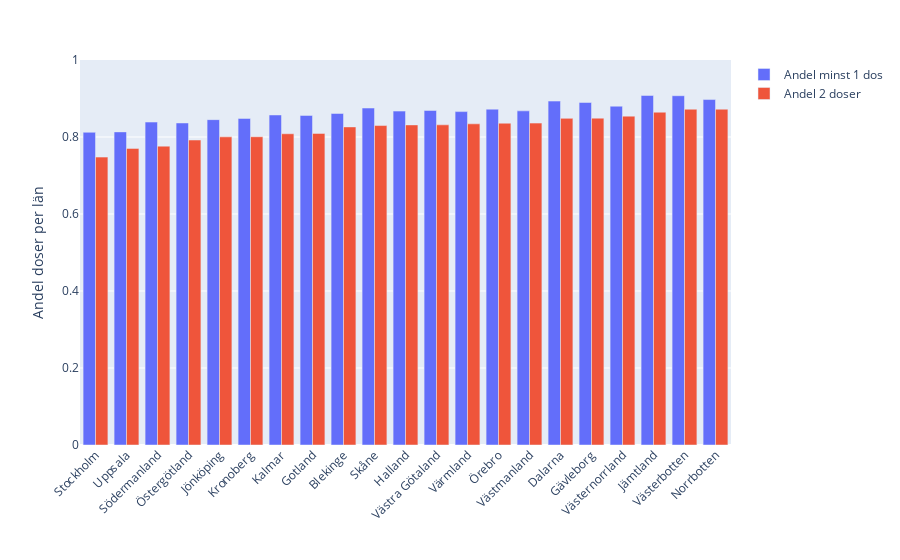

This figure's notebook cell:
### Code cell
# Plot with plotly express
fig = px.bar(
    vaccine_per_laen.sort_values('Andel 2 doser'), 
    x=vaccine_per_laen.index, y=['Andel minst 1 dos','Andel 2 doser'],
    labels={"x":"", "value":"Andel doser per län", "variable":""}
)
fig.update_layout(barmode='group', xaxis_tickangle=-45, yaxis_range=[0,1])
fig.show()

# Save figure as html file
plotly.offline.plot(fig, filename=f"visualiseringar/2e_vaccinandelar_plotlyx.html");

### Figure 1 — Plotly figure (JSON) as saved in the notebook; plotly's stock layout.template omitted (floating-point values rounded to 4 significant figures)
{"data": [{"alignmentgroup": "True", "hovertemplate": "=%{x}<br>Andel doser per län=%{y}<extra></extra>", "legendgroup": "Andel minst 1 dos", "marker": {"color": "#636efa", "pattern": {"shape": ""}}, "name": "Andel minst 1 dos", "offsetgroup": "Andel minst 1 dos", "orientation": "v", "showlegend": true, "textposition": "auto", "type": "bar", "x": ["Stockholm", "Uppsala", "Södermanland", "Östergötland", "Jönköping", "Kronoberg", "Kalmar", "Gotland", "Blekinge", "Skåne", "Halland", "Västra Götaland", "Värmland", "Örebro", "Västmanland", "Dalarna", "Gävleborg", "Västernorrland", "Jämtland", "Västerbotten", "Norrbotten"], "xaxis": "x", "y": [0.8122, 0.8133, 0.8388, 0.8364, 0.8451, 0.8483, 0.8572, 0.8561, 0.8611, 0.8752, 0.8673, 0.8689, 0.866, 0.8723, 0.8679, 0.8933, 0.8896, 0.88, 0.9079, 0.9072, 0.8973], "yaxis": "y"}, {"alignmentgroup": "True", "hovertemplate": "=%{x}<br>Andel doser per län=%{y}<extra></extra>", "legendgroup": "Andel 2 doser", "marker": {"color": "#EF553B", "pattern": {"shape": ""}}, "name": "Andel 2 doser", "offsetgroup": "Andel 2 doser", "orientation": "v", "showlegend": true, "textposition": "auto", "type": "bar", "x": ["Stockholm", "Uppsala", "Södermanland", "Östergötland", "Jönköping", "Kronoberg", "Kalmar", "Gotland", "Blekinge", "Skåne", "Halland", "Västra Götaland", "Värmland", "Örebro", "Västmanland", "Dalarna", "Gävleborg", "Västernorrland", "Jämtland", "Västerbotten", "Norrbotten"], "xaxis": "x", "y": [0.7478, 0.7704, 0.7763, 0.7921, 0.8004, 0.8006, 0.8084, 0.8094, 0.8262, 0.8298, 0.8314, 0.8316, 0.8342, 0.8359, 0.8361, 0.8484, 0.8489, 0.8542, 0.8644, 0.8721, 0.8722], "yaxis": "y"}], "layout": {"barmode": "group", "legend": {"title": {"text": ""}, "tracegroupgap": 0}, "margin": {"t": 60}, "xaxis": {"anchor": "y", "domain": [0, 1], "tickangle": -45, "title": {"text": ""}}, "yaxis": {"anchor": "x", "domain": [0, 1], "range": [0, 1], "title": {"text": "Andel doser per län"}}}}
